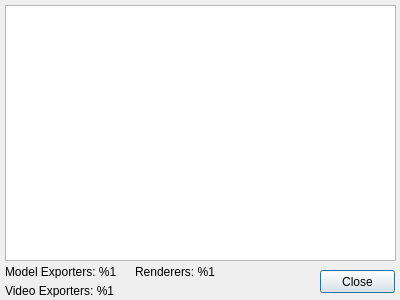
<?xml version="1.0" encoding="UTF-8"?>
<ui version="4.0">
 <class>AboutPlugins</class>
 <widget class="QDialog" name="AboutPlugins">
  <property name="windowModality">
   <enum>Qt::ApplicationModal</enum>
  </property>
  <property name="geometry">
   <rect>
    <x>0</x>
    <y>0</y>
    <width>400</width>
    <height>300</height>
   </rect>
  </property>
  <property name="windowTitle">
   <string>About Plugins</string>
  </property>
  <property name="windowIcon">
   <iconset resource="../../Application/resources.qrc">
    <normaloff>:/WMVIcon</normaloff>:/WMVIcon</iconset>
  </property>
  <property name="modal">
   <bool>true</bool>
  </property>
  <widget class="QListWidget" name="pluginList">
   <property name="geometry">
    <rect>
     <x>5</x>
     <y>5</y>
     <width>391</width>
     <height>256</height>
    </rect>
   </property>
  </widget>
  <widget class="QPushButton" name="closeButton">
   <property name="geometry">
    <rect>
     <x>320</x>
     <y>270</y>
     <width>75</width>
     <height>23</height>
    </rect>
   </property>
   <property name="text">
    <string>Close</string>
   </property>
   <property name="checkable">
    <bool>false</bool>
   </property>
   <property name="default">
    <bool>true</bool>
   </property>
  </widget>
  <widget class="QLabel" name="pluginCountRenderers">
   <property name="geometry">
    <rect>
     <x>135</x>
     <y>265</y>
     <width>116</width>
     <height>13</height>
    </rect>
   </property>
   <property name="text">
    <string>Renderers: %1</string>
   </property>
  </widget>
  <widget class="QLabel" name="pluginCountVideoExporters">
   <property name="geometry">
    <rect>
     <x>5</x>
     <y>284</y>
     <width>117</width>
     <height>13</height>
    </rect>
   </property>
   <property name="text">
    <string>Video Exporters: %1</string>
   </property>
  </widget>
  <widget class="QLabel" name="pluginCountModelExporters">
   <property name="geometry">
    <rect>
     <x>5</x>
     <y>265</y>
     <width>117</width>
     <height>13</height>
    </rect>
   </property>
   <property name="text">
    <string>Model Exporters: %1</string>
   </property>
  </widget>
 </widget>
 <resources>
  <include location="../../Application/resources.qrc"/>
 </resources>
 <connections/>
</ui>
